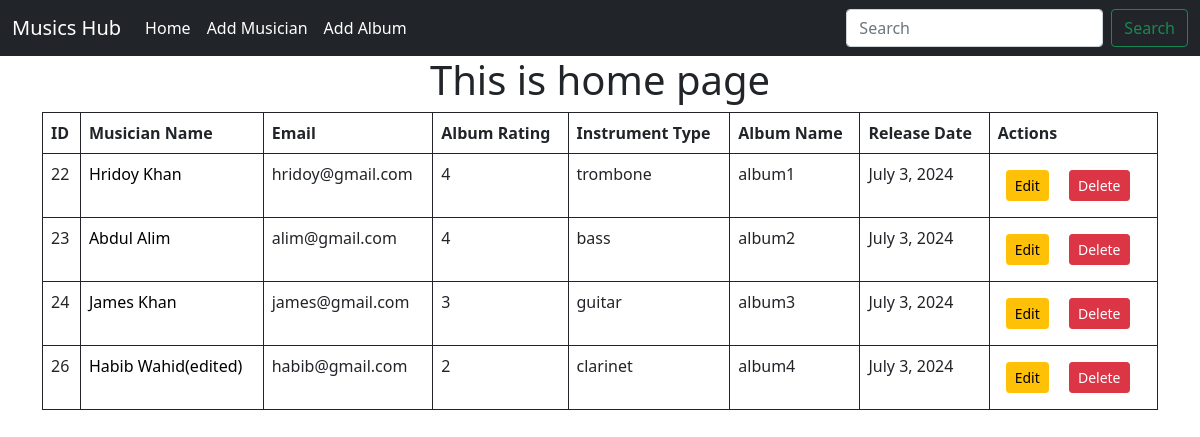
The page / on the database its author committed.
### albums/models.py (models this page shows, shortened)
class Albums(models.Model):
    album_name= models.CharField(max_length=50)
    musician= models.ForeignKey(Musicians, on_delete=models.CASCADE)
    album_release_date= models.DateField()
    choices= ((1, 1), (2, 2), (3, 3), (4, 4), (5, 5))
    rating= models.IntegerField(choices=choices)

### musicians/models.py (models this page shows)
class Musicians(models.Model):
    first_name= models.CharField(max_length=50)
    last_name= models.CharField(max_length=50)
    email= models.EmailField()
    phone= models.CharField(max_length=15)
    instruments= (('saxophone', 'Saxophone'), ('cello', 'Cello'),('clarinet','Clarinet'),
('harp','Harp'),('bass', 'Bass'),('guitar','Guitar'),('trombone','Trombone'))
    instrument_type= models.CharField(max_length=50, choices=instruments)
    def __str__(self):
        return f'{self.first_name} {self.last_name}'

### musiciansDirectory/views.py (the view)
# urls.py: path('', views.home, name= 'homePage'),
def home(request):
    data= Albums.objects.all()
    return render(request, 'home.html', {'data': data})

### templates/home.html (shortened to what this page needs)
{% extends "base.html" %}
{% block content %}
    <div class="container">
      <h1 class="text-center">This is home page</h1>
      <table class="table table-bordered border-dark">
          <thead>
            <tr>
              <th scope="col">ID</th>
              <th scope="col">Musician Name</th>
              <th scope="col">Email</th>
              <th scope="col">Album Rating</th>
              <th scope="col">Instrument Type</th>
              <th scope="col">Album Name</th>
              <th scope="col">Release Date</th>
              <th scope="col">Actions</th>
            </tr>
          </thead>
          <tbody>
            {% for item in data %}
            <tr>
              <td>{{item.id}}</td>
              <td><a href="{% url 'editMusician' item.musician.id %}" style="text-decoration: none; color: black">{{item.musician}}</a></td>
              <td>{{item.musician.email}}</td>
              <td>{{item.rating}}</td>
              <td>{{item.musician.instrument_type}}</td>
              <td>{{item.album_name}}</td>
              <td>{{item.album_release_date}}</td>
              <td>
                <a href="{% url 'editAlbum' item.id %}" class="btn btn-warning m-2 btn-sm">Edit</a>
                <a href="{% url 'deleteAlbum' item.id %}" class="btn btn-danger m-2 btn-sm">Delete</a>
              </td>
            </tr>
            {% endfor %}
          </tbody>
      </table>
    </div>
{% endblock content %}

### templates/base.html (shortened to what this page needs)
<!doctype html>
<html lang="en">
  <head>
    <link href="https://cdn.jsdelivr.net/npm/bootstrap@5.0.2/dist/css/bootstrap.min.css" rel="stylesheet">
  </head>
  <body>
    <nav class="navbar navbar-expand-lg navbar-dark bg-dark">
        <div class="container-fluid">
          <a class="navbar-brand" href="#">Musics Hub</a>
          <div class="collapse navbar-collapse" id="navbarSupportedContent">
            <ul class="navbar-nav me-auto mb-2 mb-lg-0">
              <li class="nav-item">
                <a class="nav-link active" aria-current="page" href="{% url 'homePage' %}">Home</a>
              </li>
              <li class="nav-item">
                <a class="nav-link active" aria-current="page" href="{% url 'addMusician' %}">Add Musician</a>
              </li>
              <li class="nav-item">
                <a class="nav-link active" aria-current="page" href="{% url 'addAlbum' %}">Add Album</a>
              </li>
            </ul>
            <form class="d-flex">
              <input class="form-control me-2" type="search" placeholder="Search" aria-label="Search">
              <button class="btn btn-outline-success" type="submit">Search</button>
            </form>
          </div>
        </div>
      </nav>
    {% block content %}{% endblock content %}
  </body>
</html>

### rows shown on the page
Albums: id "22", musician "Hridoy Khan", musician.email "hridoy@gmail.com", rating "4", musician.instrument_type "trombone", album_name "album1", album_release_date "July 3, 2024"
Albums: id "23", musician "Abdul Alim", musician.email "alim@gmail.com", rating "4", musician.instrument_type "bass", album_name "album2", album_release_date "July 3, 2024"
Albums: id "24", musician "James Khan", musician.email "james@gmail.com", rating "3", musician.instrument_type "guitar", album_name "album3", album_release_date "July 3, 2024"
Albums: id "26", musician "Habib Wahid(edited)", musician.email "habib@gmail.com", rating "2", musician.instrument_type "clarinet", album_name "album4", album_release_date "July 3, 2024"
